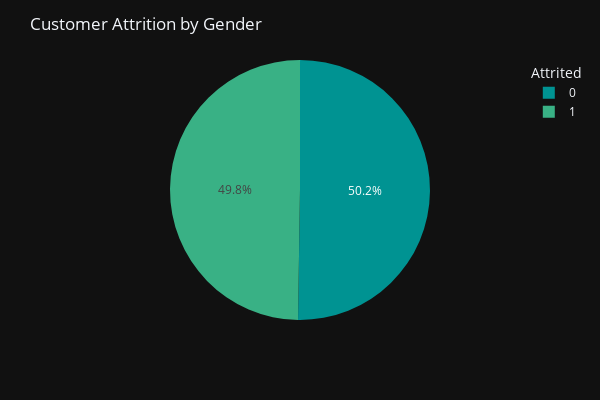

Notebook code cell kept with this figure:
### Markdown cell above
### ‣ We can see that Male and Female both attrited almost equally.

### Code cell
fig = px.pie(data,
             names='Gender',
             values='HasAttrited',
             color_discrete_sequence=px.colors.diverging.Temps)

fig.update_layout(
    template="plotly_dark",  
    title="Customer Attrition by Gender",  
    legend=dict(title="Attrited"),  
    width=600,  
    height=400)

### Figure 1 — Plotly figure (JSON) as saved in the notebook; plotly's stock layout.template omitted (floating-point values rounded to 4 significant figures; data arrays with more than 128 entries replaced by an {"elided": "..."} marker saying what was removed)
{"data": [{"domain": {"x": [0, 1], "y": [0, 1]}, "hovertemplate": "Gender=%{label}<br>HasAttrited=%{value}<extra></extra>", "labels": {"elided": "7032 int values"}, "legendgroup": "", "name": "", "showlegend": true, "type": "pie", "values": {"elided": "7032 int values"}}], "layout": {"height": 400, "legend": {"title": {"text": "Attrited"}, "tracegroupgap": 0}, "margin": {"t": 60}, "piecolorway": ["rgb(0, 147, 146)", "rgb(57, 177, 133)", "rgb(156, 203, 134)", "rgb(233, 226, 156)", "rgb(238, 180, 121)", "rgb(232, 132, 113)", "rgb(207, 89, 126)"], "title": {"text": "Customer Attrition by Gender"}, "width": 600}}
